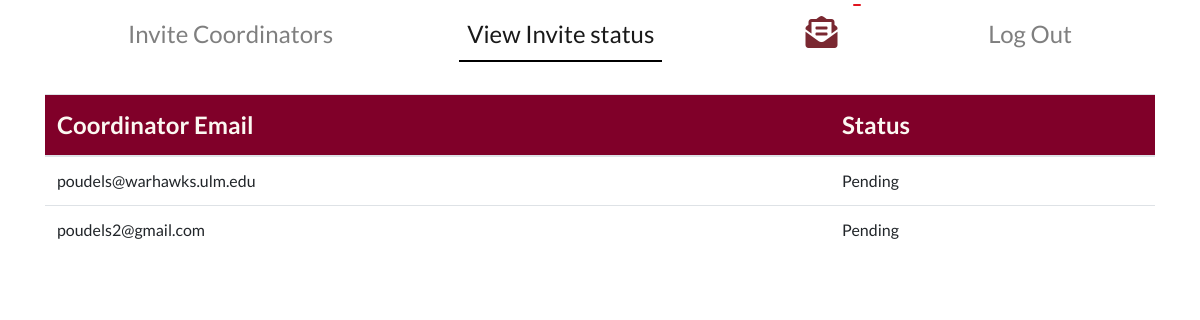
Page /invite_status (signed in) on the earlier database version.
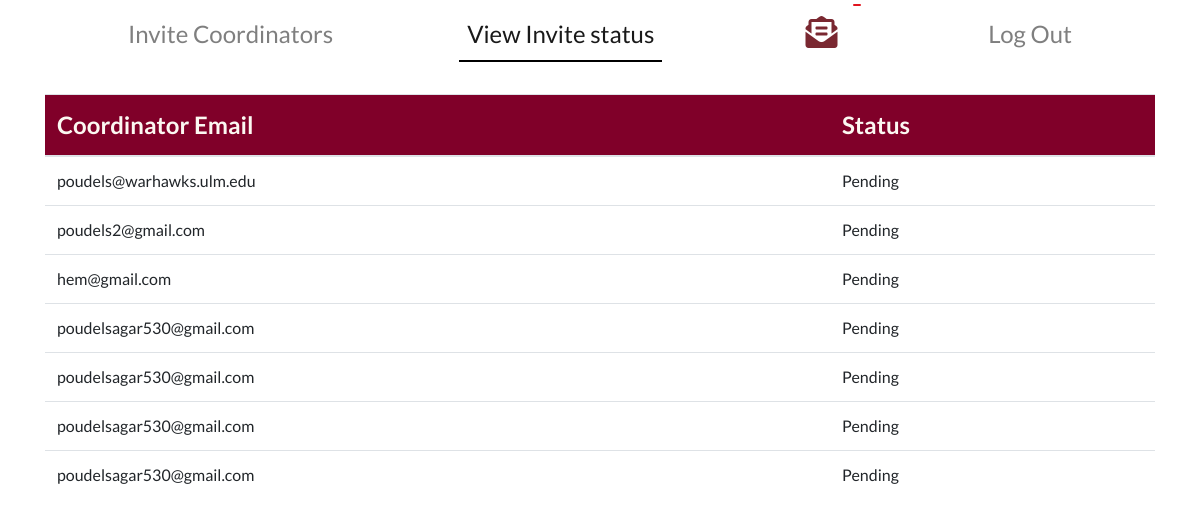
Same page on the later database version.
### main/models.py (models this page shows, shortened)
class Invited_Coordinator(models.Model):
    email = models.EmailField()
    department = models.CharField(max_length=200)
    invited_by = models.CharField(max_length=200)
    accepted = models.BooleanField(default=False)

### main/views.py (the view)
# urls.py: path('invite_status', views.super_admin_past, name='super_admin_past'),
def super_admin_past(request):
    invitees = Invited_Coordinator.objects.filter(invited_by=request.user.username)
    context = {'past':'active', 'invitees':invitees}
    return render(request, 'main/invite_status.html', context)

### main/templates/main/invite_status.html (shortened to what this page needs)
{% extends  'main/superadminbase.html' %}
{% load static %}
{% block body_block %}
<div class = "container">
<table class="table">
  <thead class = "card-header">
    <tr>
      <th scope="col">Coordinator Email</th>
      <th scope="col">Status</th>
    </tr>
  </thead>
  <tbody>
    {%for invite in invitees%}
    <tr>
      <td>{{invite.email}}</td>
      <td>
          {%if invite.accepted %}
            Accepted
          {%else%}
            Pending
          {%endif%}
      </td>
    </tr>
    {%endfor%}
  </tbody>
</table>
</div>
{%endblock%}

### main/templates/main/superadminbase.html (shortened to what this page needs)
{% load static %}
<!DOCTYPE html>
<html lang="en">
<head>
    <link rel="stylesheet" href="https://stackpath.bootstrapcdn.com/bootstrap/4.3.1/css/bootstrap.min.css">
    <link rel="stylesheet" href = "{% static 'css/landing.css' %}">
    <link rel="stylesheet" href="https://use.fontawesome.com/releases/v5.7.2/css/all.css">
</head>
<body>
{% include 'main/superadminnavbar.html'%}
  {% block body_block %}
  {% endblock %}
</body>
</html>

### main/templates/main/superadminnavbar.html (shortened to what this page needs)
    <div class = "container-fluid">
      <div class = "container" id = "main_content">
<nav class="navbar sticky-top navbar-expand-lg  navbar-light ">
  <div class="collapse navbar-collapse" id="navbarTogglerDemo03">
    <ul class="navbar-nav w-100 mr-auto mt-2 mt-lg-0 justify-content-around">
      <li class="nav-item {{now}}" >
        <a class="nav-link" href="{%url 'main:super_admin_home'%}" >Invite Coordinators</a>
      </li>
      <li class="nav-item {{past}}" >
        <a class="nav-link" href="{%url 'main:super_admin_past'%}">View Invite status</a>
      </li>
      <li id="noti_Container">
                   <div id="noti_Counter">
                 </div>
                   <a id="noti_Button" >
                     <span style="font-size: 2em; color: #7a2831;">
                        <i class="fas fa-envelope-open-text"></i>
                      </span>
                   </a>
               </li>
<li class="nav-item {{logout}}">
  <a class = "nav-link" href="{%url 'main:logout'%}">Log Out</a>
</li>
  </ul>
  </div>
</nav>
<br/>
</div>
</div>

### main/static/css/landing.css (style rules this page uses)
body { font-family: Montserrat, Lato, 'Nunito Sans', Helvetica, Arial, Platino, Garamond, Bookman, Lucidia; }
body { height: 100vh; }
th, label { font-size: 1.5rem; }
td { font-size: 1rem; }
li.nav-item.active { border-bottom: 2px solid black; }
.nav-item { font-size: 1.5rem; }
.card-header { background-color: rgb(219,217,214) z-index:0; }
.card-header { background-color: #BD955A; color: rgb(252, 248, 242); }

### main/templates/main/superadminnavbar.html (style rules this page uses)
ul li a { color:#FFF; text-decoration:none; padding:6px 15px; cursor:pointer; }
#noti_Container { position:relative; }
#noti_Button { -moz-border-radius:50%; -webkit-border-radius:50%; margin:-3px 10px 0 10px; cursor:pointer; }
#noti_Counter { right: 1px; display: block; position: absolute; background: #E1141E; color: #FFF; font-size: 12px; font-weight: normal; padding: 1px 4px; margin: -2px 0 0 15px; border-radius: 2px; -moz-border-radius: 2px; -webkit-border-radius: 2px; z-index: 1; }

### main/templates/main/invite_status.html (style rules this page uses)
.card-header { background-color: #800029; color: rgb(252, 248, 242); }

Differences in the rows shown:
added Invited_Coordinator: email "hem@gmail.com", accepted "Pending"
added Invited_Coordinator: email "poudelsagar530@gmail.com", accepted "Pending"
added Invited_Coordinator: email "poudelsagar530@gmail.com", accepted "Pending"
added Invited_Coordinator: email "poudelsagar530@gmail.com", accepted "Pending"
added Invited_Coordinator: email "poudelsagar530@gmail.com", accepted "Pending"
